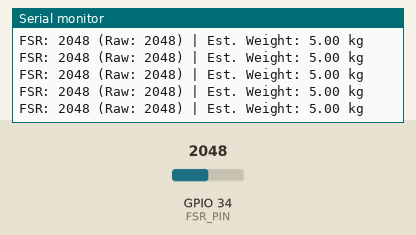
A sketch run on a simulated ESP32. Parts: the last lines printed to the serial monitor. The inputs (shaded band) are chosen by the test bench; at power-on: GPIO 34 (FSR_PIN) = 2048.

Above: at 2.2 s.
2.3 s: GPIO 34 (FSR_PIN) set to 2866
At 2.32 s:
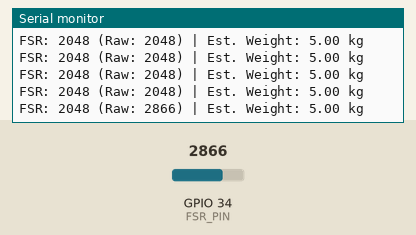
3.8 s: GPIO 34 (FSR_PIN) set to 3603
At 3.83 s:
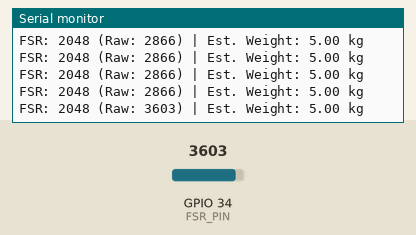
Timing chart, 0 to 6.8 s (numbered marks = the images above; inputs shaded):
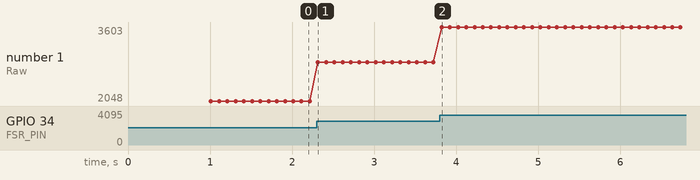

The sketch:

FSR_NoCalibration_Direct.ino
```cpp
#define FSR_PIN 34          // Analog pin for FSR
#define MOVING_AVG_SIZE 20  // Moving average window
#define ZERO_THRESHOLD 20   // FSR reading below this is considered no contact
#define OUTLIER_THRESHOLD 200  // Reject readings that jump too much

// Maximum FSR reading (typically 4095 for 12-bit ADC)
#define MAX_FSR_VALUE 4095

// Direct weight mapping (adjustable based on your sensor)
#define MAX_MEASURABLE_WEIGHT 10.0  // kg

// Moving average filter
int readingBuffer[MOVING_AVG_SIZE];
int bufferIndex = 0;
bool bufferFilled = false;
int lastValidReading = 0;

void setup() {
  Serial.begin(115200);
  delay(1000);

  // Initialize moving average buffer
  for (int i = 0; i < MOVING_AVG_SIZE; i++) {
    readingBuffer[i] = 0;
  }

  Serial.println("\n=== FSR Weight Measurement (No Calibration) ===");
  Serial.println("Direct FSR reading without calibration");
  Serial.println("========================================\n");
}

void loop() {
  // Read FSR with smoothing
  int rawFsrValue = analogRead(FSR_PIN);
  int smoothedFsrValue = getSmoothedReading(rawFsrValue);

  // Calculate weight (simple linear mapping)
  float weight = (float)smoothedFsrValue / MAX_FSR_VALUE * MAX_MEASURABLE_WEIGHT;

  // Only display if above noise threshold
  if (smoothedFsrValue > ZERO_THRESHOLD) {
    Serial.print("FSR: ");
    Serial.print(smoothedFsrValue);
    Serial.print(" (Raw: ");
    Serial.print(rawFsrValue);
    Serial.print(") | Est. Weight: ");
    Serial.print(weight, 2);
    Serial.println(" kg");
  } else {
    Serial.println("No contact detected");
  }

  delay(100);
}

// Moving average filter function with outlier rejection
int getSmoothedReading(int newReading) {
  // Calculate current average
  long sum = 0;
  int count = 0;

  for (int i = 0; i < MOVING_AVG_SIZE; i++) {
    sum += readingBuffer[i];
    if (readingBuffer[i] != 0 || bufferFilled) {
      count++;
    }
  }

  int currentAvg = (count > 0) ? (sum / count) : lastValidReading;

  // Reject erratic zero readings (sensor losing contact)
  if (newReading < ZERO_THRESHOLD && currentAvg > 50) {
    return lastValidReading;
  }

  // Reject outliers that jump too much from average
  if (count > 0 && currentAvg > 0 && abs(newReading - currentAvg) > OUTLIER_THRESHOLD) {
    return currentAvg;
  }

  // Add valid reading to buffer
  readingBuffer[bufferIndex] = newReading;
  bufferIndex = (bufferIndex + 1) % MOVING_AVG_SIZE;

  if (bufferIndex == 0) {
    bufferFilled = true;
  }

  // Calculate new average
  sum = 0;
  count = bufferFilled ? MOVING_AVG_SIZE : bufferIndex;

  for (int i = 0; i < count; i++) {
    sum += readingBuffer[i];
  }

  int smoothedValue = (count > 0) ? (sum / count) : newReading;

  // Update last valid reading
  if (smoothedValue > ZERO_THRESHOLD) {
    lastValidReading = smoothedValue;
  }

  return smoothedValue;
}
```

Measured:
- after the input at 2.3 s, the serial monitor: prints a new line at once (image 1)
- after the input at 3.8 s, the serial monitor: prints a new line at once (image 2)
- plotted number 1: 2048 → 2866 after the input at 2.3 s, 2866 → 3603 after the input at 3.8 s
